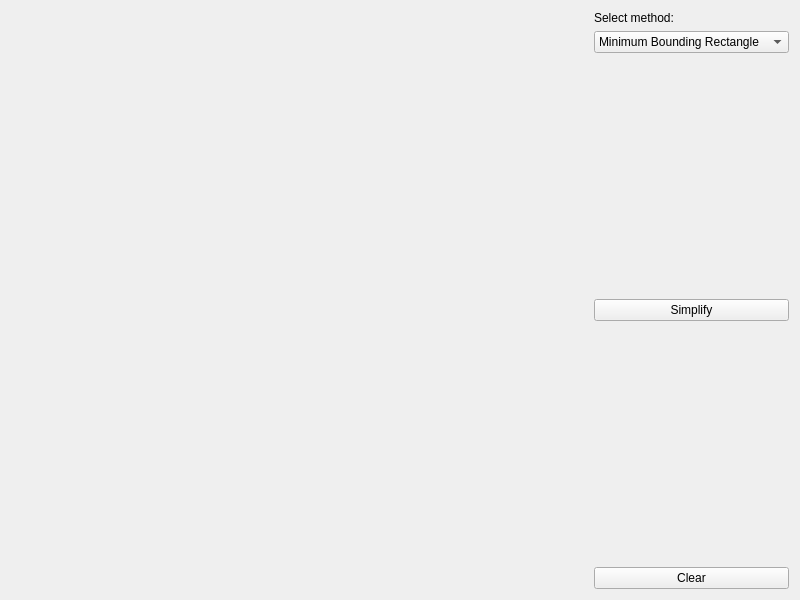
<?xml version="1.0" encoding="UTF-8"?>
<ui version="4.0">
 <class>MainForm</class>
 <widget class="QWidget" name="MainForm">
  <property name="geometry">
   <rect>
    <x>0</x>
    <y>0</y>
    <width>800</width>
    <height>600</height>
   </rect>
  </property>
  <property name="windowTitle">
   <string>Building simplify, LOD 0</string>
  </property>
  <layout class="QHBoxLayout" name="horizontalLayout">
   <item>
    <widget class="Draw" name="Canvas" native="true">
     <property name="sizePolicy">
      <sizepolicy hsizetype="Expanding" vsizetype="Expanding">
       <horstretch>0</horstretch>
       <verstretch>0</verstretch>
      </sizepolicy>
     </property>
    </widget>
   </item>
   <item>
    <layout class="QVBoxLayout" name="verticalLayout">
     <item>
      <widget class="QLabel" name="label">
       <property name="text">
        <string>Select method:</string>
       </property>
      </widget>
     </item>
     <item>
      <widget class="QComboBox" name="comboBox">
       <item>
        <property name="text">
         <string>Minimum Bounding Rectangle</string>
        </property>
       </item>
       <item>
        <property name="text">
         <string>Wall Average</string>
        </property>
       </item>
      </widget>
     </item>
     <item>
      <spacer name="verticalSpacer">
       <property name="orientation">
        <enum>Qt::Vertical</enum>
       </property>
       <property name="sizeHint" stdset="0">
        <size>
         <width>20</width>
         <height>40</height>
        </size>
       </property>
      </spacer>
     </item>
     <item>
      <widget class="QPushButton" name="pushButton">
       <property name="text">
        <string>Simplify</string>
       </property>
      </widget>
     </item>
     <item>
      <spacer name="verticalSpacer_2">
       <property name="orientation">
        <enum>Qt::Vertical</enum>
       </property>
       <property name="sizeHint" stdset="0">
        <size>
         <width>20</width>
         <height>40</height>
        </size>
       </property>
      </spacer>
     </item>
     <item>
      <widget class="QPushButton" name="pushButton_2">
       <property name="text">
        <string>Clear</string>
       </property>
      </widget>
     </item>
    </layout>
   </item>
  </layout>
 </widget>
 <customwidgets>
  <customwidget>
   <class>Draw</class>
   <extends>QWidget</extends>
   <header location="global">draw.h</header>
   <container>1</container>
  </customwidget>
 </customwidgets>
 <resources/>
 <connections>
  <connection>
   <sender>pushButton</sender>
   <signal>clicked()</signal>
   <receiver>MainForm</receiver>
   <slot>simplifyClick()</slot>
   <hints>
    <hint type="sourcelabel">
     <x>729</x>
     <y>312</y>
    </hint>
    <hint type="destinationlabel">
     <x>798</x>
     <y>570</y>
    </hint>
   </hints>
  </connection>
  <connection>
   <sender>pushButton_2</sender>
   <signal>clicked()</signal>
   <receiver>MainForm</receiver>
   <slot>clearClick()</slot>
   <hints>
    <hint type="sourcelabel">
     <x>710</x>
     <y>582</y>
    </hint>
    <hint type="destinationlabel">
     <x>797</x>
     <y>516</y>
    </hint>
   </hints>
  </connection>
 </connections>
 <slots>
  <slot>simplifyClick()</slot>
  <slot>clearClick()</slot>
 </slots>
</ui>
